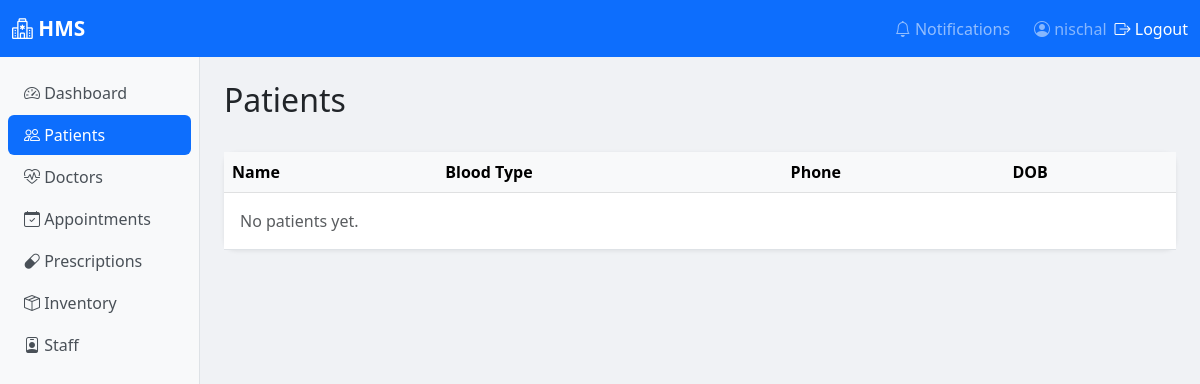
/patients/ (signed in), run on an earlier commit of the app's database.
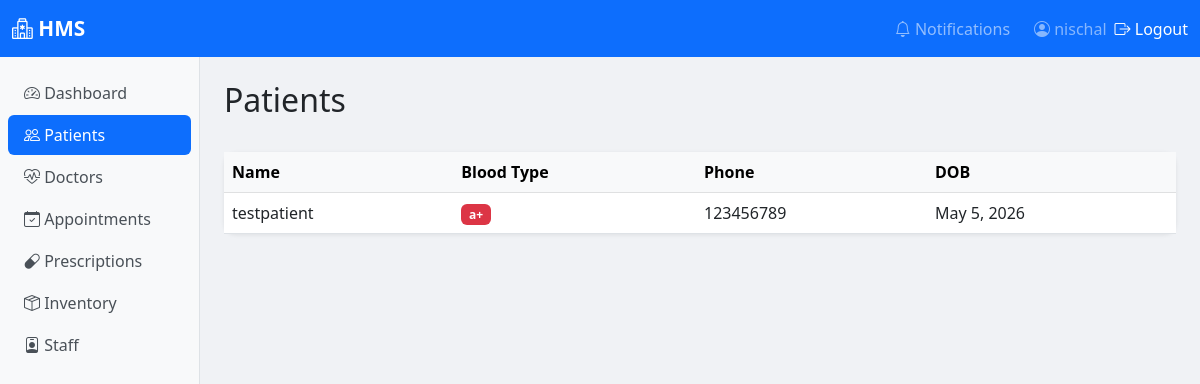
And on a later commit of the database.
### patients/models.py (models this page shows, shortened)
class Patient(models.Model):
    name = models.CharField(max_length=50)
    dob = models.DateField()
    blood_type = models.CharField(max_length=3)
    p_phone = models.CharField(max_length=15)
    e_phone = models.CharField(max_length=15)
    address = models.CharField(max_length=100)

### patients/views.py (the view)
# urls.py: path('patients/', patient_views.patient_list),
def patient_list(request):
    patients = Patient.objects.all()
    return render(request, 'patients/patient_list.html', {'patients': patients})

### patients/templates/patients/patient_list.html (shortened to what this page needs)
<!DOCTYPE html>
<html lang="en">
<head>
</head>
<body>
    {% extends 'base.html' %}
{% block nav_patients %}active{% endblock %}
{% block content %}
<div class="d-flex justify-content-between align-items-center mb-4">
    <h2>Patients</h2>
</div>
<div class="card">
    <div class="card-body p-0">
        <table class="table table-hover mb-0">
            <thead class="table-light">
                <tr><th>Name</th><th>Blood Type</th><th>Phone</th><th>DOB</th></tr>
            </thead>
            <tbody>
                {% for patient in patients %}
                <tr>
                    <td>{{ patient.name }}</td>
                    <td><span class="badge bg-danger">{{ patient.blood_type }}</span></td>
                    <td>{{ patient.p_phone }}</td>
                    <td>{{ patient.dob }}</td>
                </tr>
                {% empty %}
                <tr><td colspan="4" class="text-muted p-3">No patients yet.</td></tr>
                {% endfor %}
            </tbody>
        </table>
    </div>
</div>
{% endblock %}

What changed in the data, as far as the page shows it:
added Patient: name "testpatient", blood_type "a+", p_phone "123456789", dob "May 5, 2026"
Also different on the page:
text no longer shown: "No patients yet."
